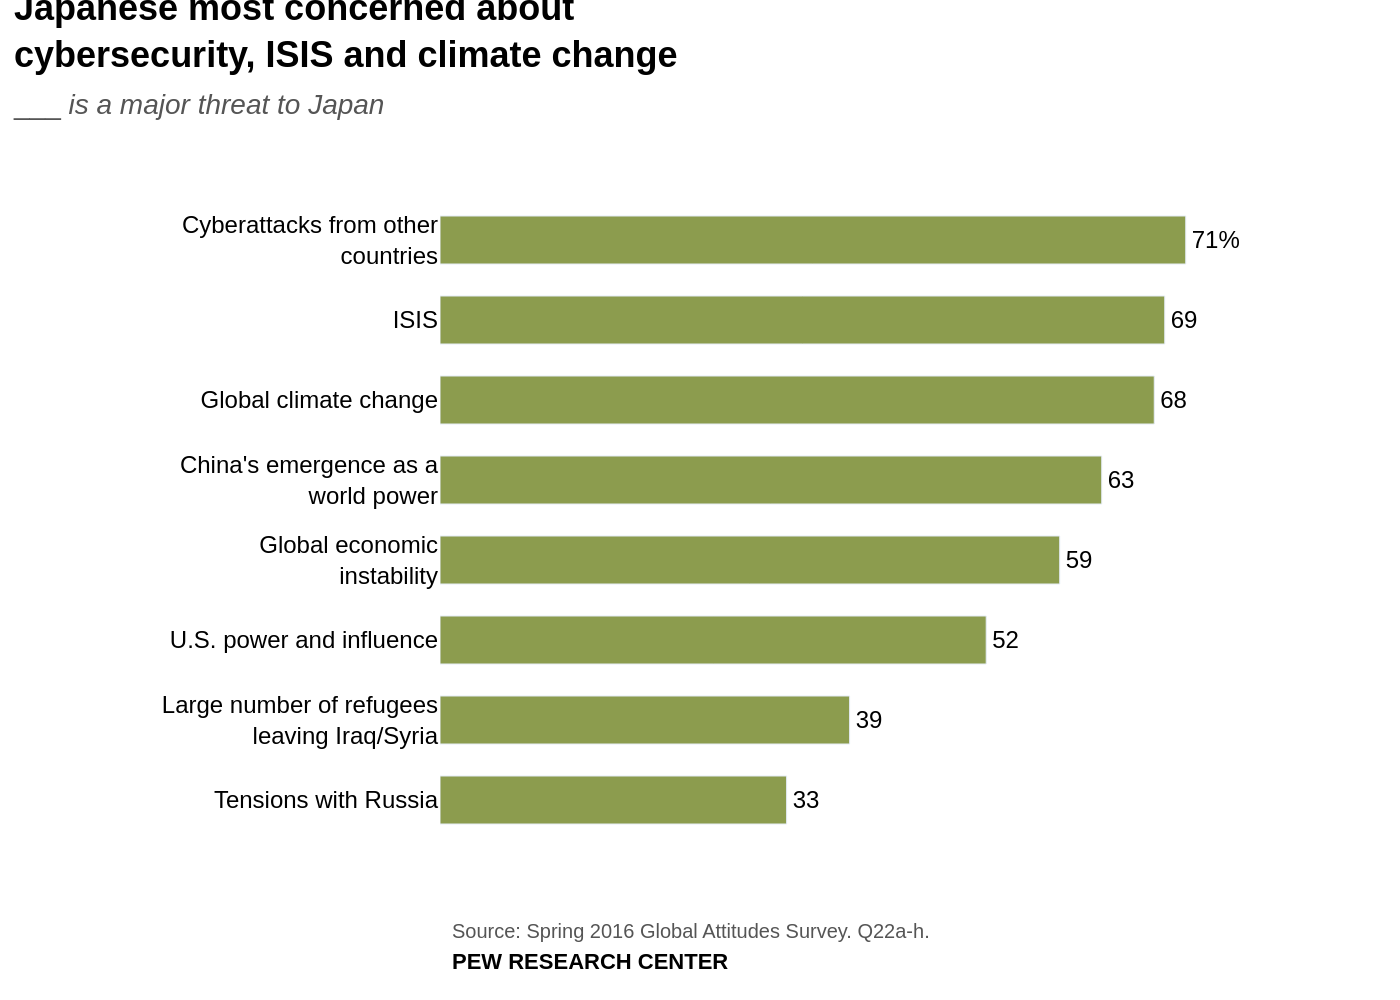

Write the Python code that produced this figure.
import sys
import json
import plotly.graph_objects as go
from pathlib import Path

# The script must be called with the JSON file path as the single command-line argument.
if len(sys.argv) != 2:
    print("Usage: python create_chart.py <path_to_json_file>")
    sys.exit(1)

json_path = sys.argv[1]

# Load data from the specified JSON file
try:
    with open(json_path, 'r', encoding='utf-8') as f:
        chart_data_json = json.load(f)
except FileNotFoundError:
    print(f"Error: JSON file not found at {json_path}")
    sys.exit(1)

# Extract data and configuration from the JSON object
chart_data = chart_data_json['chart_data']
texts = chart_data_json['texts']
colors = chart_data_json['colors']

# Prepare data for plotting. Plotly plots y-axis categories from bottom to top,
# so we reverse the lists to display them from top to bottom as in the original chart.
categories = [d['category'] for d in chart_data][::-1]
values = [d['value'] for d in chart_data][::-1]

# Prepare text labels for bars. The original chart shows a '%' sign only on the top value.
# After reversal, this corresponds to the last item in our `values` list.
text_labels = [str(v) for v in values]
if text_labels:
    text_labels[-1] += '%'

# Create the horizontal bar chart trace
bar_trace = go.Bar(
    y=categories,
    x=values,
    orientation='h',
    marker=dict(color=colors[0]),
    text=text_labels,
    textposition='outside',
    textfont=dict(family='Arial', size=12, color='black'),
    hoverinfo='none',
    width=0.6
)

# Combine title and subtitle using HTML for styling
title_text = f"<b>{texts['title']}</b><br><span style='font-size:14px; color:#555555;'>{texts['subtitle']}</span>"

# Combine source and note for the footer annotation
source_text = f"<span style='font-size:10px; color:#555555;'>{texts['source']}</span><br><b style='font-size:11px'>{texts['note']}</b>"

# Configure the chart layout
layout = go.Layout(
    title=dict(
        text=title_text,
        x=0.01,
        y=0.98,
        xanchor='left',
        yanchor='top',
        font=dict(size=18)
    ),
    font=dict(family="Arial", size=12, color="black"),
    xaxis=dict(
        showgrid=False,
        showline=False,
        showticklabels=False,
        zeroline=False,
        range=[0, max(values) * 1.18]  # Add padding for text labels on the right
    ),
    yaxis=dict(
        showgrid=False,
        showline=False,
        zeroline=False,
        tickfont=dict(size=12)
    ),
    margin=dict(l=220, r=40, t=100, b=80),
    paper_bgcolor='white',
    plot_bgcolor='white',
    showlegend=False,
    annotations=[
        dict(
            text=source_text,
            showarrow=False,
            xref="paper",
            yref="paper",
            x=0.01,
            y=-0.12,
            xanchor='left',
            yanchor='top',
            align='left'
        )
    ]
)

# Create the figure object
fig = go.Figure(data=[bar_trace], layout=layout)

# Generate the output PNG filename from the input JSON filename stem
output_filename = Path(json_path).stem + '.png'

# Save the figure as a high-resolution PNG image
fig.write_image(output_filename, scale=2)
